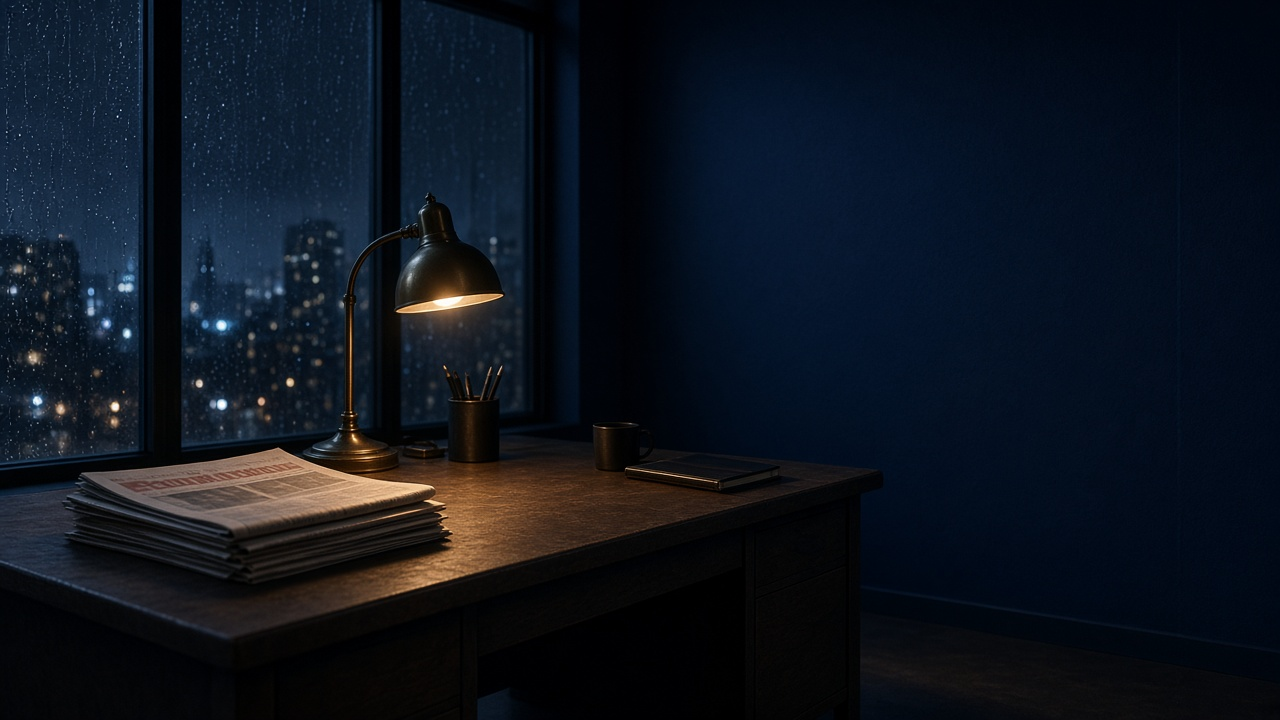
#> input picture design/sovrano-v1/editorial-art/covers/cover-daily-desk.png, 1280 x 720 px; its folder holds only this picture in this run
$ python make_sheet.py
#> lines starting #> are read from the running program, lines starting #| are printed output that depends on the picture
#!/usr/bin/env python3
"""Build sheet.jpg: 4x2 grid of 480px-wide thumbnails with section names beneath."""
from pathlib import Path
from PIL import Image, ImageDraw, ImageFont, ImageOps
D = Path(__file__).resolve().parent
NAMES = ["daily-desk","mercati","moda","viaggi","tavola","sport","tech","reading-room"]
TW, PAD, LABEL = 480, 16, 28
TH = TW * 9 // 16
try:
    font = ImageFont.truetype("/usr/share/fonts/truetype/dejavu/DejaVuSans.ttf", 16)
except OSError:
    font = ImageFont.load_default()
cols, rows = 4, 2
W = cols * TW + (cols + 1) * PAD
H = rows * (TH + LABEL) + (rows + 1) * PAD
sheet = Image.new("RGB", (W, H), (20, 20, 22))
dr = ImageDraw.Draw(sheet)
missing = []
for i, n in enumerate(NAMES):
    x = PAD + (i % cols) * (TW + PAD)
    y = PAD + (i // cols) * (TH + LABEL + PAD)
    p = D / f"cover-{n}.png"
    if p.exists():
        im = ImageOps.fit(Image.open(p).convert("RGB"), (TW, TH), Image.LANCZOS)
        sheet.paste(im, (x, y))
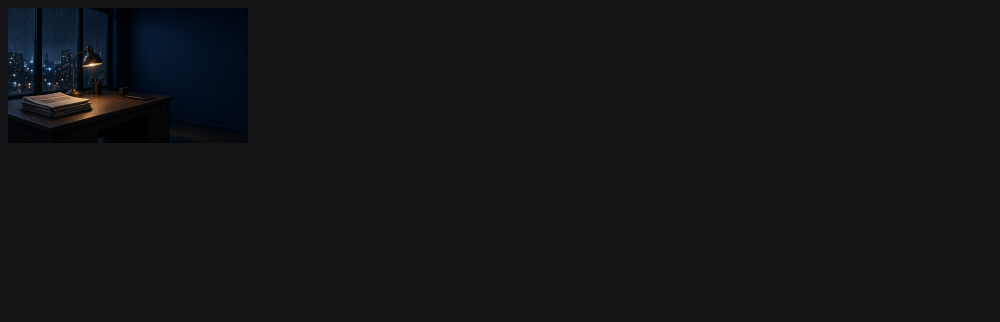
#> sheet: PIL image 2000x644 RGB (shown at 1/2 size); mean R, G, B 19.4, 20, 22.8
    else:
        missing.append(n)
        dr.rectangle([x, y, x + TW - 1, y + TH - 1], outline=(90, 90, 90))
    dr.text((x, y + TH + 6), n, fill=(225, 225, 225), font=font)
sheet.save(D / "sheet.jpg", quality=90)
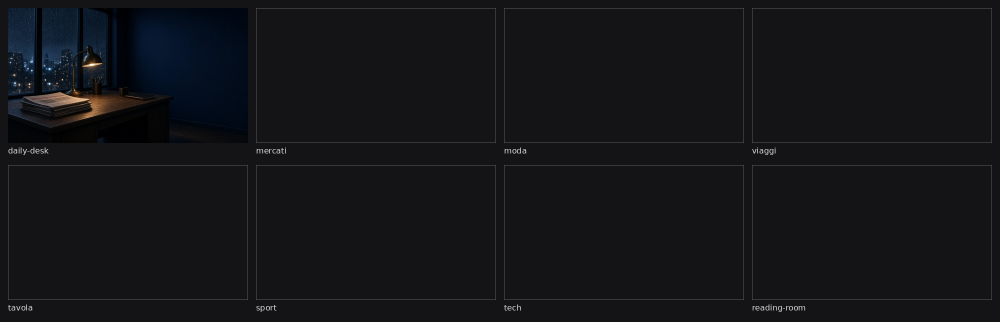
#> saved as sheet.jpg: PIL image 2000x644 RGB (shown at 1/2 size); mean R, G, B 20.2, 20.8, 23.6
print("saved", D / "sheet.jpg", "missing:", missing or "none")
